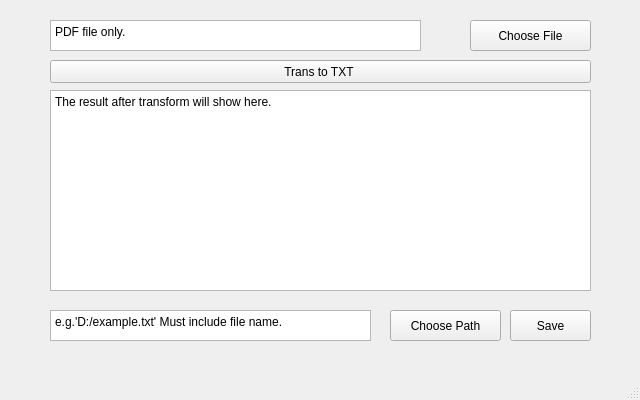
<?xml version="1.0" encoding="UTF-8"?>
<ui version="4.0">
 <class>MainWindow</class>
 <widget class="QMainWindow" name="MainWindow">
  <property name="geometry">
   <rect>
    <x>0</x>
    <y>0</y>
    <width>640</width>
    <height>400</height>
   </rect>
  </property>
  <property name="windowTitle">
   <string>MainWindow</string>
  </property>
  <widget class="QWidget" name="centralwidget">
   <widget class="QPushButton" name="chooseFileButton">
    <property name="geometry">
     <rect>
      <x>470</x>
      <y>20</y>
      <width>121</width>
      <height>31</height>
     </rect>
    </property>
    <property name="text">
     <string>Choose File</string>
    </property>
   </widget>
   <widget class="QTextBrowser" name="filePathTxt">
    <property name="geometry">
     <rect>
      <x>50</x>
      <y>20</y>
      <width>371</width>
      <height>31</height>
     </rect>
    </property>
    <property name="html">
     <string>&lt;!DOCTYPE HTML PUBLIC &quot;-//W3C//DTD HTML 4.0//EN&quot; &quot;http://www.w3.org/TR/REC-html40/strict.dtd&quot;&gt;
&lt;html&gt;&lt;head&gt;&lt;meta name=&quot;qrichtext&quot; content=&quot;1&quot; /&gt;&lt;style type=&quot;text/css&quot;&gt;
p, li { white-space: pre-wrap; }
&lt;/style&gt;&lt;/head&gt;&lt;body style=&quot; font-family:'SimSun'; font-size:9pt; font-weight:400; font-style:normal;&quot;&gt;
&lt;p style=&quot; margin-top:0px; margin-bottom:0px; margin-left:0px; margin-right:0px; -qt-block-indent:0; text-indent:0px;&quot;&gt;PDF file only.&lt;/p&gt;&lt;/body&gt;&lt;/html&gt;</string>
    </property>
   </widget>
   <widget class="QPushButton" name="transToTxtButton">
    <property name="geometry">
     <rect>
      <x>50</x>
      <y>60</y>
      <width>541</width>
      <height>23</height>
     </rect>
    </property>
    <property name="text">
     <string>Trans to TXT </string>
    </property>
   </widget>
   <widget class="QTextBrowser" name="showTxt">
    <property name="geometry">
     <rect>
      <x>50</x>
      <y>90</y>
      <width>541</width>
      <height>201</height>
     </rect>
    </property>
    <property name="html">
     <string>&lt;!DOCTYPE HTML PUBLIC &quot;-//W3C//DTD HTML 4.0//EN&quot; &quot;http://www.w3.org/TR/REC-html40/strict.dtd&quot;&gt;
&lt;html&gt;&lt;head&gt;&lt;meta name=&quot;qrichtext&quot; content=&quot;1&quot; /&gt;&lt;style type=&quot;text/css&quot;&gt;
p, li { white-space: pre-wrap; }
&lt;/style&gt;&lt;/head&gt;&lt;body style=&quot; font-family:'SimSun'; font-size:9pt; font-weight:400; font-style:normal;&quot;&gt;
&lt;p style=&quot; margin-top:0px; margin-bottom:0px; margin-left:0px; margin-right:0px; -qt-block-indent:0; text-indent:0px;&quot;&gt;The result after transform will show here.&lt;/p&gt;&lt;/body&gt;&lt;/html&gt;</string>
    </property>
   </widget>
   <widget class="QPushButton" name="choosePathButton">
    <property name="geometry">
     <rect>
      <x>390</x>
      <y>310</y>
      <width>111</width>
      <height>31</height>
     </rect>
    </property>
    <property name="text">
     <string>Choose Path</string>
    </property>
   </widget>
   <widget class="QTextBrowser" name="saveFilePathTxt">
    <property name="geometry">
     <rect>
      <x>50</x>
      <y>310</y>
      <width>321</width>
      <height>31</height>
     </rect>
    </property>
    <property name="readOnly">
     <bool>false</bool>
    </property>
    <property name="html">
     <string>&lt;!DOCTYPE HTML PUBLIC &quot;-//W3C//DTD HTML 4.0//EN&quot; &quot;http://www.w3.org/TR/REC-html40/strict.dtd&quot;&gt;
&lt;html&gt;&lt;head&gt;&lt;meta name=&quot;qrichtext&quot; content=&quot;1&quot; /&gt;&lt;style type=&quot;text/css&quot;&gt;
p, li { white-space: pre-wrap; }
&lt;/style&gt;&lt;/head&gt;&lt;body style=&quot; font-family:'SimSun'; font-size:9pt; font-weight:400; font-style:normal;&quot;&gt;
&lt;p style=&quot; margin-top:0px; margin-bottom:0px; margin-left:0px; margin-right:0px; -qt-block-indent:0; text-indent:0px;&quot;&gt;e.g.'D:/example.txt' Must include file name.&lt;/p&gt;&lt;/body&gt;&lt;/html&gt;</string>
    </property>
   </widget>
   <widget class="QPushButton" name="saveButton">
    <property name="geometry">
     <rect>
      <x>510</x>
      <y>310</y>
      <width>81</width>
      <height>31</height>
     </rect>
    </property>
    <property name="text">
     <string>Save</string>
    </property>
   </widget>
  </widget>
  <widget class="QMenuBar" name="menubar">
   <property name="geometry">
    <rect>
     <x>0</x>
     <y>0</y>
     <width>640</width>
     <height>22</height>
    </rect>
   </property>
  </widget>
  <widget class="QStatusBar" name="statusbar"/>
 </widget>
 <resources/>
 <connections/>
</ui>
